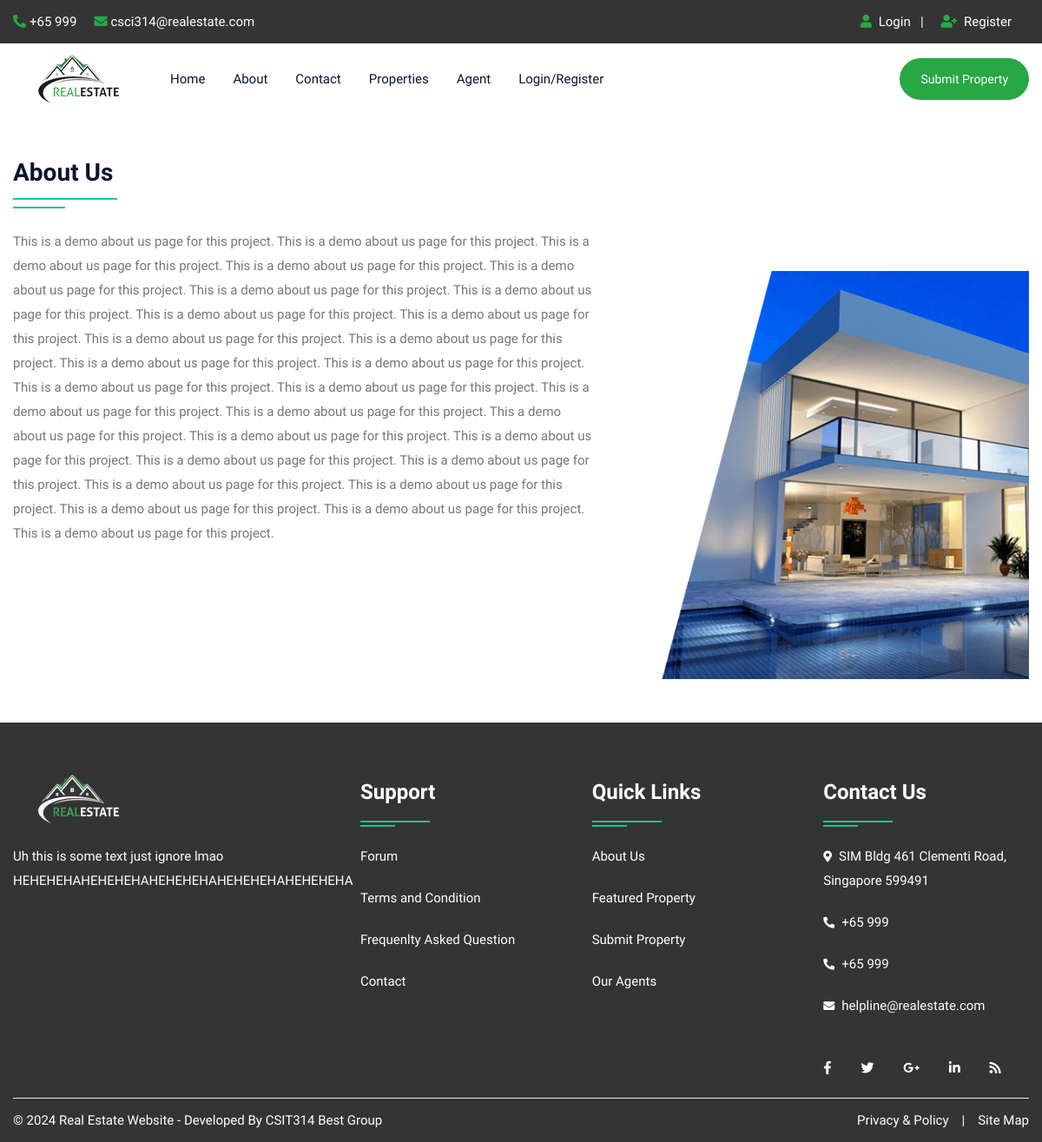
Page /about.php on the committed database.
### tables this page shows
CREATE TABLE `about` (
  `id` int(10) NOT NULL,
  `title` varchar(100) NOT NULL,
  `content` longtext NOT NULL,
  `image` varchar(300) NOT NULL
);

### about.php (the view, shortened to what this page needs)
<!DOCTYPE html>
<html lang="en">
<head>
<link rel="stylesheet" type="text/css" href="css/bootstrap.min.css">
<link rel="stylesheet" type="text/css" href="css/bootstrap-slider.css">
<link rel="stylesheet" type="text/css" href="css/jquery-ui.css">
<link rel="stylesheet" type="text/css" href="css/layerslider.css">
<link rel="stylesheet" type="text/css" href="css/color.css" id="color-change">
<link rel="stylesheet" type="text/css" href="css/owl.carousel.min.css">
<link rel="stylesheet" type="text/css" href="css/font-awesome.min.css">
<link rel="stylesheet" type="text/css" href="fonts/flaticon/flaticon.css">
<link rel="stylesheet" type="text/css" href="css/style.css">
</head>
<body>
<div id="page-wrapper">
    <div class="row">
		<?php include("include/header.php");?>
        <div class="full-row">
            <div class="container">
				<?php
					$query=mysqli_query($con,"SELECT * FROM about");
					while($row=mysqli_fetch_array($query))
					{
				?>
				<div class="row">
                    <div class="col-md-12 col-lg-12">
                        <h3 class="double-down-line-left text-secondary position-relative pb-4 mb-4"><?php echo $row['1'];?></h3>
                    </div>
                </div>
                <div class="row about-company">
                    <div class="col-md-12 col-lg-7">
                        <div class="about-content">
                            <?php echo $row['2'];?>
                        </div>
                    </div>
                    <div class="col-md-12 col-lg-5 mt-5">
                        <div class="about-img"> <img src="admin/upload/<?php echo $row['3'];?>" alt="about image"> </div>
                    </div>
                </div>
				<?php } ?>
            </div>
        </div>
		<?php include("include/footer.php");?>
    </div>
</div>
</body>
</html>

### css/color.css (style rules this page uses)
:root { --theme-ordinary-color: #74777b; }
:root { --theme-primary-color: #17c788; }
:root { --theme-secondary-color: #0d1432; }
:root { --theme-white-color: #fff; }
:root { --theme-light-color: #f8f8f8; }
:root { --theme-gray-color: #f5f5f5; }
:root { --theme-footer-color: #091b4b; }
:root { --theme-dark-color: #091b4b; }
:root { --text-light-color: #a3a7af; }
:root { --theme-primary-opacity-color: rgba(11, 191, 141, .8); }
:root { --theme-secondary-opacity-color: rgba(13,20,50,0.7); }
:root { --theme-white-opacity-color: rgba(255, 255, 255, 0.3); }
:root { --theme-dark-opacity-color: rgba(0, 0, 0, 0.5); }
:root { --theme-ordinary-font: 'Muli', sans-serif; }
:root { --theme-highlight-font: 'Comfortaa', cursive; }

### css/style.css (style rules this page uses)
.container, .container-fluid { transition: all 0.6s ease 0s; -moz-transition: all 0.6s ease 0s; -webkit-transition: all 0.6s ease 0s; -o-transition: all 0.6s ease 0s; }
#page-wrapper { padding-left: 15px; padding-right: 15px; background-color: #fff; overflow: hidden !important; position: relative; }
.text-ordinary, a.text-ordinary, .text-ordinary a, body, .dropdown-item, .footer-widget li a, .text-ordinary .jslider .jslider-label, .breadcrumb-item > a, .list-text-white a.dropdown-item { color: var(--theme-ordinary-color); }
.text-secondary, .text-secondary a, a.text-secondary, a.hover-text-secondary:hover, .hover-text-secondary:hover, .hover-text-secondary a:hover { color: var(--theme-secondary-color) !important; }
[class*="double-down-line"]::before, [class*="double-down-line"]::after { background-color: var(--theme-primary-color); }
body { font-family: var(--theme-ordinary-font); font-size: 15px; line-height: 28px; }
h1, .h1, h2, .h2, h3, .h3, h4, .h4, h5, .h5, h6, .h6 { font-family: var(--theme-highlight-font); font-weight: 700; }
img { width: 100%; }
.full-row { position: relative; width: 100%; padding: 50px 0; }
[class*="double-down-line"] { position: relative; padding-bottom: 35px; }
[class*="double-down-line"]::before, [class*="double-down-line"]::after { content: ""; height: 2px; position: absolute; }
[class*="double-down-line"]::before { width: 120px; bottom: 10px; }
[class*="double-down-line"]::after { width: 60px; bottom: 0; }
[class*="double-down-line-left"]::before, [class*="double-down-line-left"]::after { left: 0; }
::placeholder { font: var(--theme-ordinary-font); font-size: 15px; font-weight: 400; color: #fff; }

### rows in the picture
about: title "About Us", content "This is a demo about us page for this project. This is a demo about us page for this project. This is a demo about us page for this project. This is a demo about us page for this project. This is a demo about us page for this project. This is a demo about us page for this project. This is a demo about us page for this project. This is a demo about us page for this project. This is a demo about us page for this project. This is a demo about us page for this project. This is a demo about us page for this project. This is a demo about us page for this project. This is a demo about us page for this project. This is a demo about us page for this project. This is a demo about us page for this…", image (picture)
